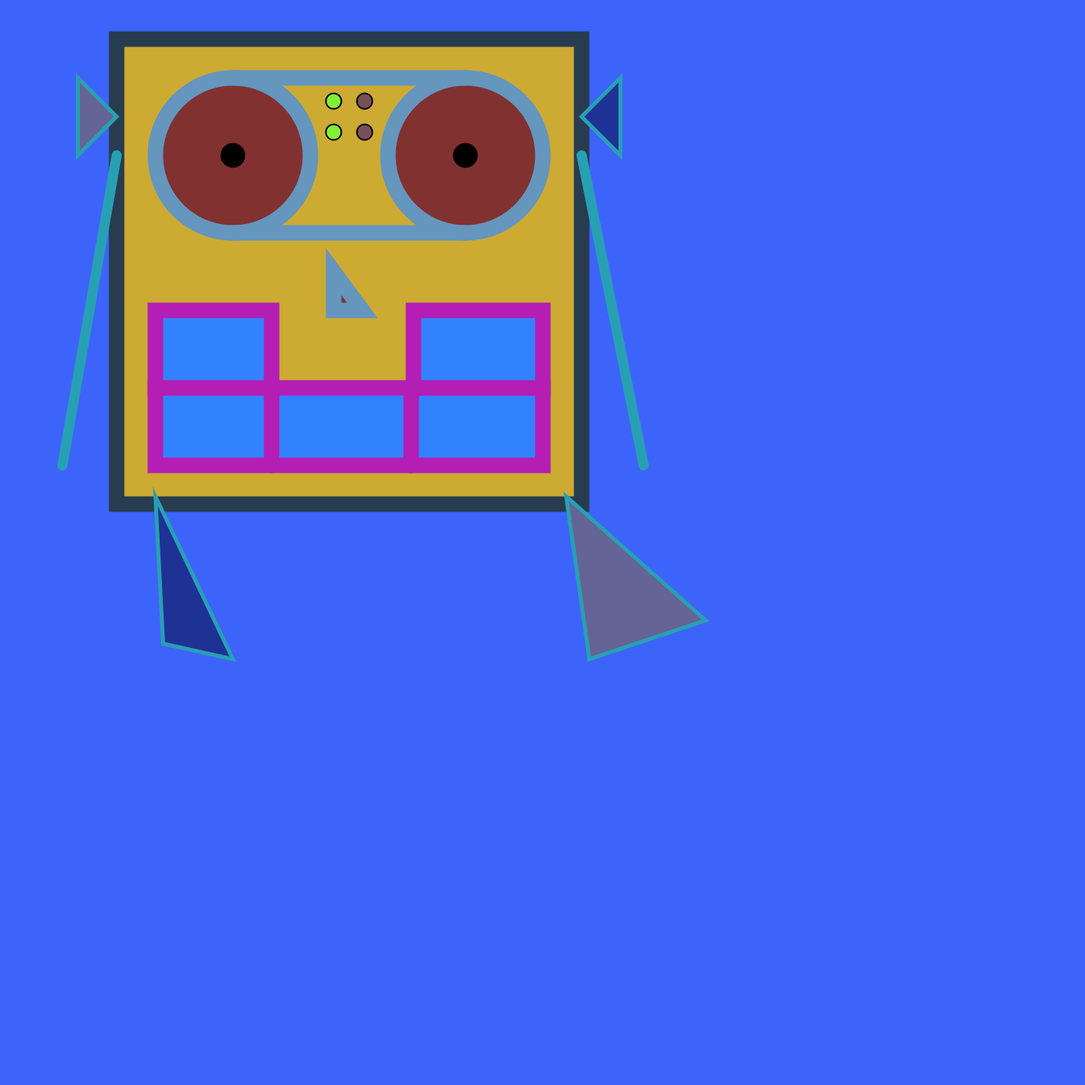
Frame 1 (no input)
Frame 60 (the mouse pressed at the canvas centre just before this capture): identical to frame 1, image omitted
Frame 120 (the mouse held since frame 60 and released just before this capture): identical to frame 1, image omitted

The Processing sketch that drew this single still picture (run headless with seeded random() and noise(); from frame 60 on, the mouse is pressed at the canvas centre):

// Processing sketch: Final_Robot_Sketch
// ── Final_Robot_Sketch.pde
void setup() {

size (1400, 1400);
background(60,100,250); //Blue background



fill(205, 170, 50);
stroke(40,60,80);
strokeWeight(20);
square(150, 50, 600); //Robot's Head
fill(130,49,49); 
stroke(100,150, 190);
strokeWeight(20);
circle(300, 200, 200); // Robot's Casette Player (Or a Boombox)
circle(600, 200, 200);// Casette pt.2
line(300, 100,600,100); // Casette Tape
line(300, 300,600,300); // Casette Tape



triangle(430, 350, 430, 400, 467, 400); // Nose


fill(50,130,255);
stroke (180, 30, 180);
rect (200, 500, 500,100); //Mouth
rect (200, 400, 150, 100); //Mouth
rect (533, 400, 167, 100); //Mouth
line(350, 500, 350, 600); //Mouth
line(530, 500, 530, 600); //Mouth

stroke(00,00,00);
strokeWeight(2);
fill(00,00,00);
circle(300,200, 30); //Left Eyeball/speaker output
circle(600, 200, 30); //Right Eyeball

fill(130, 240, 50);
circle (430, 130, 20); // Buttons
circle (430, 170, 20); // Buttons

fill (120, 80, 90);
circle(470, 130, 20); //Buttons
circle(470, 170, 20); //Buttons

strokeWeight(5);
fill(100, 100, 150);
stroke(40,160,180);
triangle(730,640,910,800,760,850); // Leg on Screen Right
triangle(100,100,100,200, 150, 150); //Ear on Screen Left
fill(30,50,150);
triangle(200,640,210,830,300,850); // Leg on Screen Left
triangle(800,100,800,200, 750, 150); // Ear on Screen Right

strokeWeight(13);
fill(140, 170, 110);
line(150, 200, 80, 600); // Left Arm
line(750, 200, 830, 600); // Right Arm

}

void draw () {
  
}
